Frame 1 (no input): blank canvas, image omitted
Frame 60 (the mouse pressed at the canvas centre just before this capture): blank canvas, image omitted
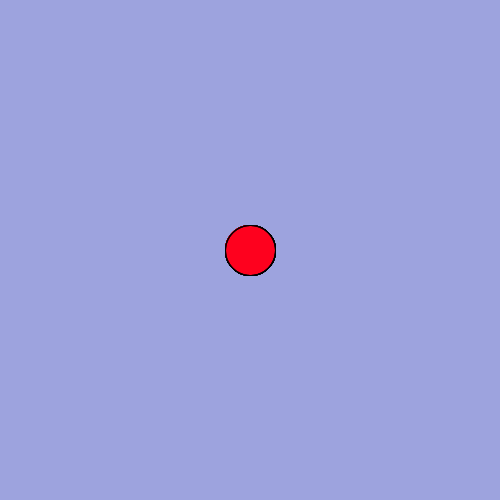
Frame 120 (the mouse held since frame 60 and released just before this capture)

The Processing sketch whose frames 1 and 60 were blank and that drew this single picture after the mouse press (run headless with seeded random() and noise(); from frame 60 on, the mouse is pressed at the canvas centre):

// Processing sketch: processing_134494
// ── processing_134494.pde

color red = color(255, 0, 30, 70);
color green = color(0, 255, 0, 70);
color orange = color(245, 130, 22, 70);
color purple = color(144, 17, 191, 70);



int counter = 1; // your state counter

void setup() {
  size(500, 500);
  background(157, 163, 222);
  smooth();
}

void draw() {
 
    
  if(counter == 1) {
    fill(red);
  }  
  else if(counter == 2) {
    fill(green); 
  }
  else if(counter == 3) {
    fill(orange); 
  }
  else if(counter == 4) {
    fill(purple); 
  }
    
  if (mousePressed == true) {
    ellipse(mouseX, mouseY, 50, 50);
  }
  
 }

void mouseReleased() {
 counter++; // increase the counter
 if(counter == 5) {
   counter = 1;  // loop after 3
 }
 println(counter);
} 
